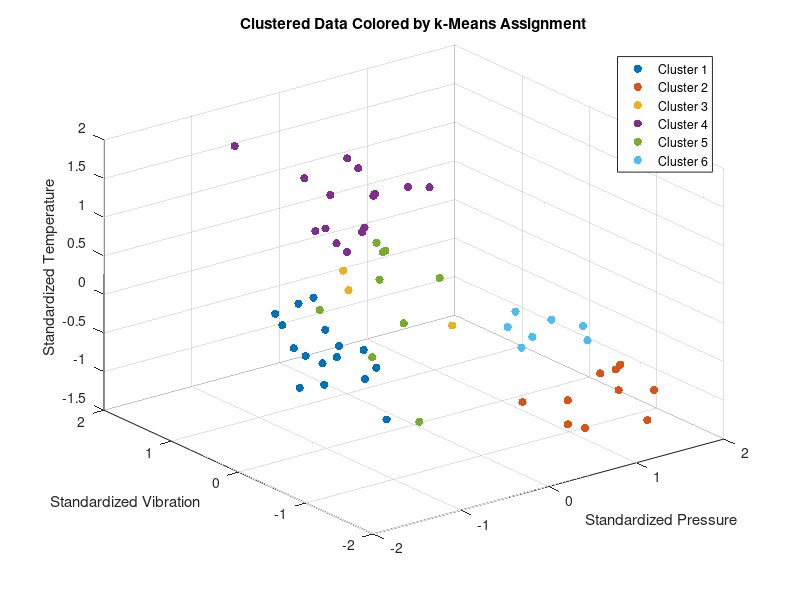

Write the MATLAB code that produced this figure.
%k-means clustering algorithm

% Load the data from the .mat file
data = load('Lab1/F0_PVT.mat');

pressure = data.Pressure;
temperature = data.Temperature;
vibration = data.Vibration;

% Standardize the data
pressure_standardized = (pressure - mean(pressure)) ./ std(pressure);
temperature_standardized = (temperature - mean(temperature)) ./ std(temperature);
vibration_standardized = (vibration - mean(vibration)) ./ std(vibration);

pressure_reshape = reshape(pressure_standardized, [], 1);
vibration_reshape = reshape(vibration_standardized, [], 1);
temperature_reshape = reshape(temperature_standardized, [], 1);

% Store all PVT data into a 60*3 matrix
data = zeros(size(pressure,1)*size(pressure,2),3);
data(:,1) = pressure_reshape;
data(:,2) = vibration_reshape;
data(:,3) = temperature_reshape;

% Cluster number
k = 6;

% Iteration 
maxIter = 50;

% Initialise centroids
numPoints = size(data,1);
centroids = data(randperm(numPoints, k), :);
assignment = zeros(size(data,1),3);
disp(size(assignment));


for it = 1:maxIter
    % Assign each datapoint to nearest centroid
    for i = 1:numPoints
        assign_j = -1;
        min_distance = inf;
        for j = 1:k
            distance = sqrt(sum((data(i,:) - centroids(j,:)) .^ 2));
            if distance < min_distance
                min_distance = distance;
                assign_j = j;
            end
        end
        assignment(i) = assign_j; % Store the index of the centroid
    end
    
    tmp = centroids;

    % Calculate means of datapoints in each cluster
    for j = 1:k
        points = data(assignment == j, :);
        if size(points, 1) > 0
            centroids(j, :) = mean(points);
        end
    end

    % Terminate if converge, otherwise update centroid and go again
    if centroids == tmp 
        break;
    end
end

disp('Cluster Assignments:');
disp(assignment);
disp('Centroids:')
disp(centroids)


num_objects = 6;
tests_per_object = 10;

% Visualization - Clustered Data Colored by Cluster Assignment in 3D
figure;
hold on;
cluster_colors = lines(k); % Generate k distinct colors for each cluster

for cluster_idx = 1:k
    % Select data points assigned to each cluster
    cluster_points = data(assignment == cluster_idx, :);
    
    % 3D scatter plot for cluster points
    scatter3(cluster_points(:,1), cluster_points(:,2), cluster_points(:,3), ...
            36, cluster_colors(cluster_idx,:), 'filled', 'DisplayName', sprintf('Cluster %d', cluster_idx));
end

xlabel('Standardized Pressure');
ylabel('Standardized Vibration');
zlabel('Standardized Temperature');
title('Clustered Data Colored by k-Means Assignment');
legend;
grid on; % Adds a grid to the plot for better visualization
view(3); % Sets the default 3D view
hold off;
        